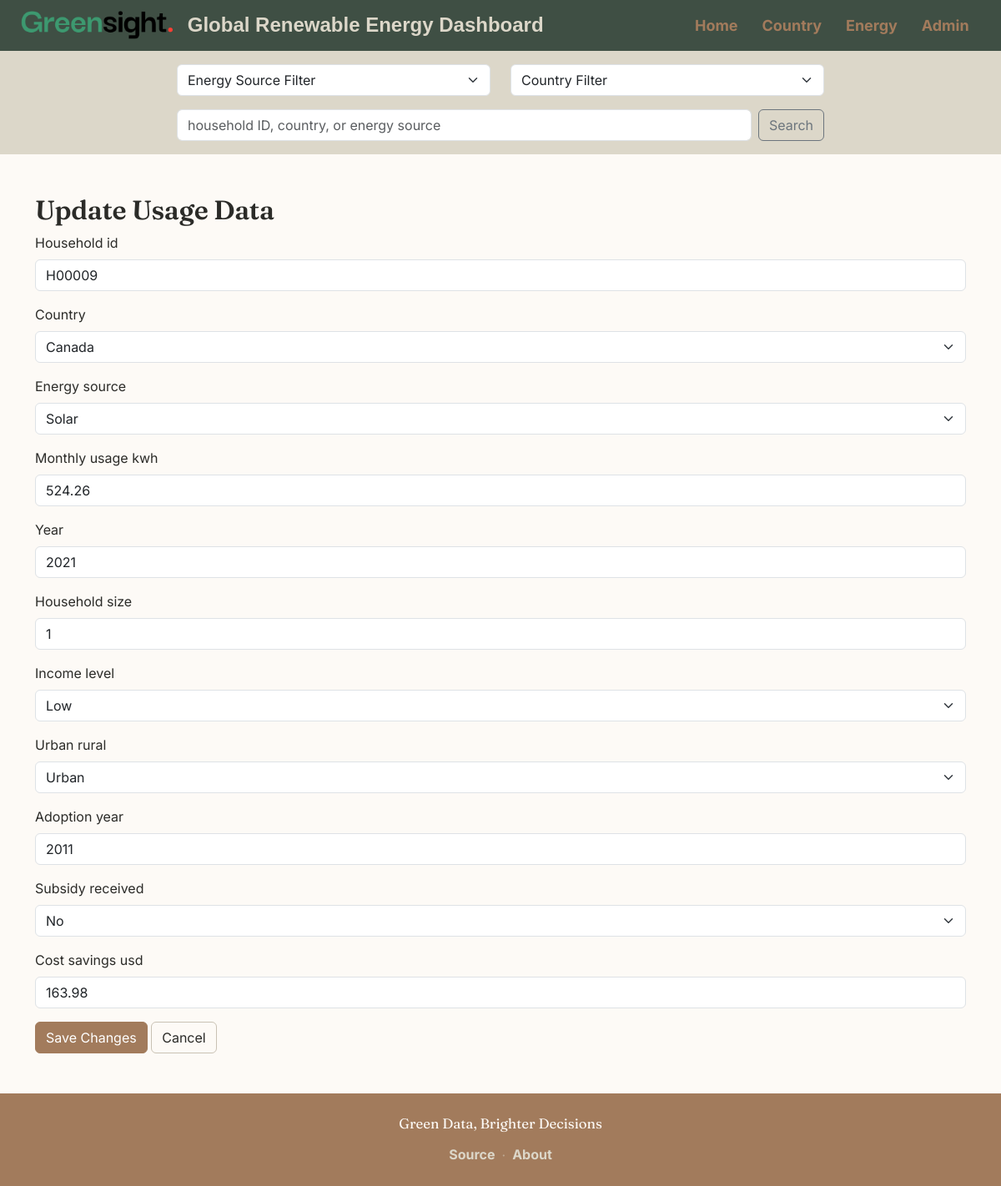
/usagedata/update/156/, run on the app's committed database.
### usage_data/models.py (models this page shows, shortened)
class RenewableEnergyUsage(models.Model):
    SUBSIDY_CHOICES = [('Yes', 'Yes'), ('No', 'No')]
    household_id = models.CharField(max_length=10, unique=True, null=False, blank=False)
    country = models.ForeignKey(Country, on_delete=models.CASCADE, related_name='usages')
    energy_source = models.ForeignKey(EnergySource, on_delete=models.SET_NULL, null=True, related_name='usages')
    monthly_usage_kwh = models.FloatField()
    year = models.PositiveIntegerField()
    household_size = models.PositiveIntegerField()
    income_level = models.ForeignKey(IncomeLevel, on_delete=models.SET_NULL, null=True)
    urban_rural = models.ForeignKey(UrbanRural, on_delete=models.SET_NULL, null=True)
    adoption_year = models.PositiveIntegerField()
    subsidy_received = models.CharField(max_length=3, choices=SUBSIDY_CHOICES)
    cost_savings_usd = models.FloatField()

### usage_data/views.py (the view, shortened to what this page needs)
# urls.py: path('usagedata/update/<int:pk>/', views.UsageDataUpdate.as_view(), name='usage_update'),
class UsageDataUpdate(UpdateView):
    model = RenewableEnergyUsage
    form_class = UsageDataForm
    template_name_suffix = '_update_form'
    def get_context_data(self, **kwargs):
        return super().get_context_data(**kwargs)

### usage_data/forms.py (shortened to what this page needs)
class UsageDataForm(ModelForm):
    class Meta:
        model = RenewableEnergyUsage
        fields = ['household_id', 'country', 'energy_source', 'monthly_usage_kwh',
                  'year', 'household_size', 'income_level', 'urban_rural',
                  'adoption_year', 'subsidy_received', 'cost_savings_usd']

### usage_data/models.py (called while the page is built)
    def __str__(self):
        return self.name

    def __str__(self):
        return self.name

    def __str__(self):
        return self.level

    def __str__(self):
        return self.type

### usage_data/templatetags/my_tags.py (called while the page is built)
@register.inclusion_tag('partials/energy_source_list.html')
def energy_sources():
    return {'sources': EnergySource.objects.all()}

@register.inclusion_tag('partials/country_list.html')
def countries():
    return {'countries': Country.objects.all()}

### usage_data/templates/usage_data/renewableenergyusage_update_form.html (shortened to what this page needs)
{% extends "./base.html" %}
{% load django_bootstrap5 %}
{% block content %}
<div class="container my-5">
  <h2>Update Usage Data</h2>
  <form method="post">
    {% bootstrap_form form %}
    <input type="submit" value="Save Changes" class="btn btn-primary">
    <a href="{% url 'usage_detail' object.pk %}" class="btn btn-secondary">Cancel</a>
  </form>
</div>
{% endblock %}

### usage_data/static/css/project.css (style rules this page uses)
:root { --forest: #3F4F44; --forest-dark: #33403A; --clay: #A27B5C; --ember: #CA7842; --linen: #DCD7C9; --cream: #FDFAF6; --ink: #2B2B28; --rust: #8C3B2E; --rust-dark: #742F24; --radius: 10px; }
html { height: 100%; scroll-behavior: smooth; }
body { height: 100%; background-color: #f8f9fa; font-family: 'Inter', -apple-system, sans-serif; color: var(--ink); margin: 0; min-height: 100vh; display: flex; flex-direction: column; }
h1, h2, h3 { font-family: 'Fraunces', 'Trebuchet MS', serif; font-weight: 600; color: var(--ink); letter-spacing: -0.01em; }
.btn-primary { --bs-btn-bg: var(--clay); --bs-btn-border-color: var(--clay); --bs-btn-hover-bg: var(--ember); --bs-btn-hover-border-color: var(--ember); --bs-btn-active-bg: var(--ember); --bs-btn-active-border-color: var(--ember); --bs-btn-focus-shadow-rgb: 202, 120, 66; }
.btn-secondary { --bs-btn-bg: transparent; --bs-btn-color: var(--ink); --bs-btn-border-color: #C9C2B4; --bs-btn-hover-bg: var(--linen); --bs-btn-hover-color: var(--ink); --bs-btn-hover-border-color: #C9C2B4; }

### data on the page
RenewableEnergyUsage: household_id "H00009", country "Canada", energy_source "Solar", monthly_usage_kwh "524.26", year "2021", household_size "1", income_level "Low", urban_rural "Urban", adoption_year "2011", subsidy_received "No", cost_savings_usd "163.98"
